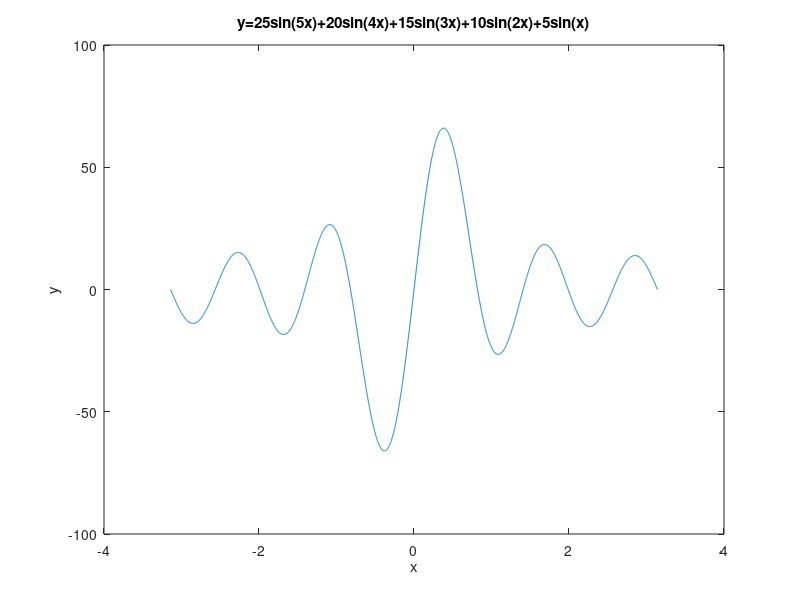
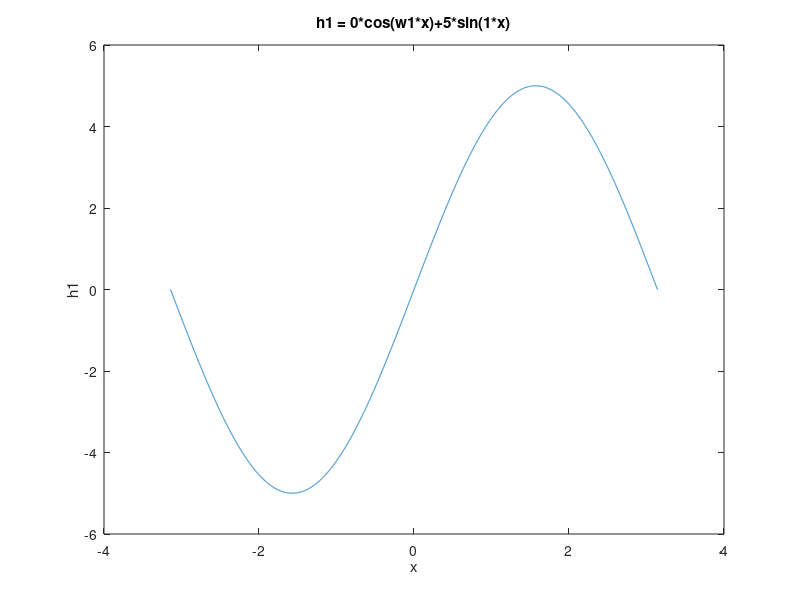
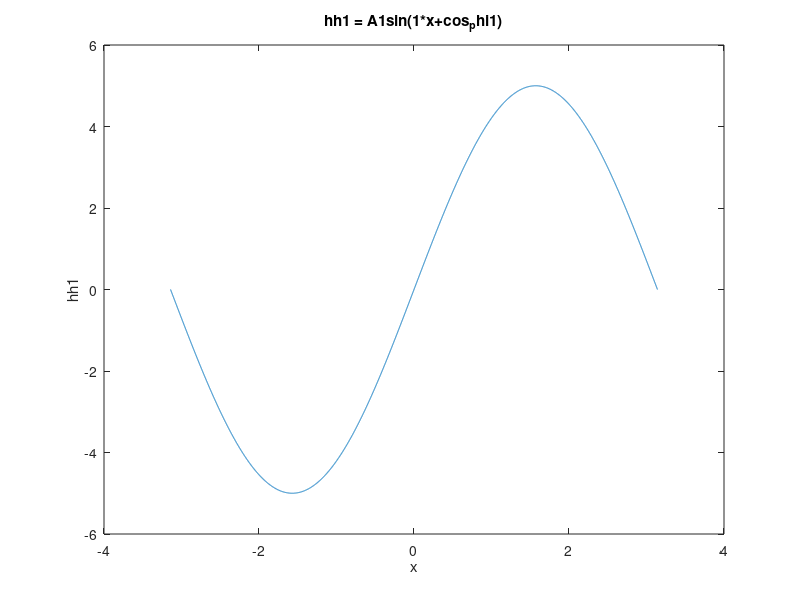
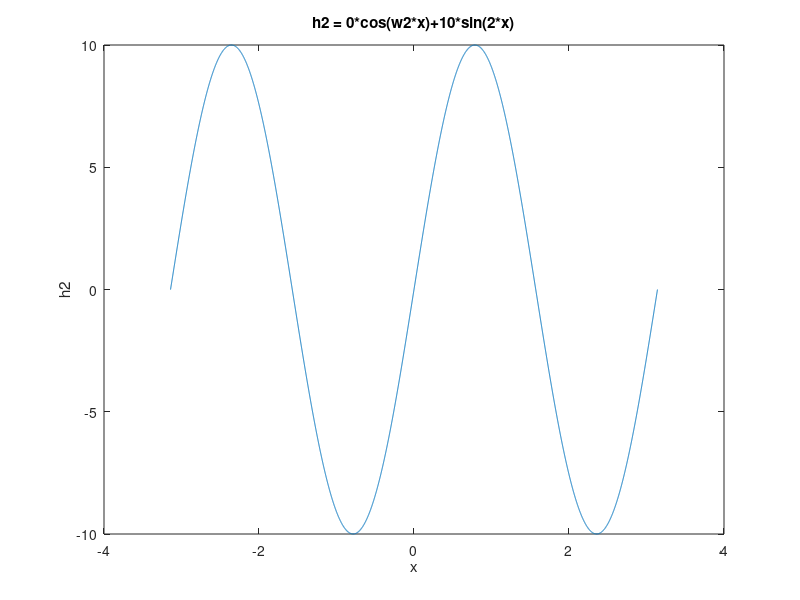

Write MATLAB code to recreate these figures, in order.
%%% =======================================================================
%%% Recovering the constituent harmonics from a complex wave of known 
%%% frequencies. The formula is Asin(wx + phi) = A(cos(wx)sin(phi)+sin(wx)cos(phi) =
%%% acos(wx) + bsin(wx), where a = Asin(phi) and b = Acos(phi).
%%% The recovered harmonics are put back together to see how well
%%% they model the original wave. The graphs indicate that the
%%% harmonics of the form Asin(wx+phi) sometimes model the original wave
%%% better than the harmonics of the form acos(wx)+bsin(wx).
%%%
%%% Author: Vladimir Kulyukin
%%% =======================================================================
DELTA = 0.001;
x = -pi:DELTA:pi;
%% frequencies
w1 = 1;
w2 = 2;
w3 = 3;
w4 = 4;
w5 = 5;

%%% sine coefficients
b1 = 5;
b2 = 10;
b3 = 15;
b4 = 20;
b5 = 25;

A = 0;

%% combined sinusoid
y = arrayfun(@(x) b5*sin(5*x)+b4*sin(4*x)+b3*sin(3*x)+b2*sin(2*x)+b1*sin(1*x), x);

figure;
plot(x, y);
xlabel('x');
ylabel('y');
title('y=25sin(5x)+20sin(4x)+15sin(3x)+10sin(2x)+5sin(x)');

%%% All sine coefficients, a0, a1, a2, a3, etc., should be zero.
%%%
%%% Math
%%% These are the cosine coefficients
%%% a0 = 1/pi*integral(-pi, pi){f(x)cos(0x)}dx
%%% a1 = 1/pi*integral(-pi, pi){f(x)cos(1x)}dx
%%% a2 = 1/pi*integral(-pi, pi){f(x)cos(2x)}dx
%%% a3 = 1/pi*integral(-pi, pi){f(x)cos(2x)}dx
%%% etc.
%%% 
%%% These are the sine coefficients
%%% b1 = 1/pi*integral(-pi, pi){f(x)sin(1x)}dx
%%% b2 = 1/pi*integral(-pi, pi){f(x)sin(2x)}dx
%%% b3 = 1/pi*integral(-pi, pi){f(x)sin(3x)}dx
%%% b4 = 1/pi*integral(-pi, pi){f(x)sin(4x)}dx
%%% b5 = 1/pi*integral(-pi, pi){f(x)sin(5x)}dx
%%% etc.
%%%
%%% Computational Approximations
%%% aa0 = 1/pi*sum(-pi, pi){f(x)cos(0x)}dx
%%% aa1 = 1/pi*sum(-pi, pi){f(x)cos(1x)}dx
%%% aa2 = 1/pi*sum(-pi, pi){f(x)cos(2x)}dx
%%% aa3 = 1/pi*sum(-pi, pi){f(x)cos(3x)}dx
%%% etc
%%% 
%%% These are the sine coefficients, the prefix a denotes
%%% approximation
%%% ab1 = 1/pi*sum(-pi, pi){f(x)sin(1x)}dx
%%% ab2 = 1/pi*sum(-pi, pi){f(x)sin(2x)}dx
%%% ab3 = 1/pi*sum(-pi, pi){f(x)sin(3x)}dx
%%% ab4 = 1/pi*sum(-pi, pi){f(x)sin(4x)}dx
%%% ab5 = 1/pi*sum(-pi, pi){f(x)sin(5x)}dx
%%% all other b's are zero
%%%

%% these are all 0's because there are no cosine components.
aa0 = 1/pi*sum(y.*cos(0*x));
aa0 = aa0*DELTA;
aa1 = 1/pi*sum(y.*cos(w1*x));
aa1 = aa1*DELTA;
aa2 = 1/pi*sum(y.*cos(w2*x));
aa2 = aa2*DELTA;
aa3 = 1/pi*sum(y.*cos(w3*x));
aa3 = aa3*DELTA;
aa4 = 1/pi*sum(y.*cos(w4*x));
aa4 = aa4*DELTA;
aa5 = 1/pi*sum(y.*cos(w5*x));
aa5 = aa5*DELTA;

%% 
ab1 = 1/pi*sum(y.*sin(w1*x)); %% ab1 is approx of b coefficient that corresponds to w1=1
ab1 = ab1*DELTA;
ab2 = 1/pi*sum(y.*sin(w2*x));
ab2 = ab2*DELTA;
ab3 = 1/pi*sum(y.*sin(w3*x));
ab3 = ab3*DELTA;
ab4 = 1/pi*sum(y.*sin(w4*x));
ab4 = ab4*DELTA;
ab5 = 1/pi*sum(y.*sin(w5*x));
ab5 = ab5*DELTA;

%% ================ HARMONIC RECOVERY ===================================
%%
%% y consists of five harmonics:
%% h5 = b5*sin(5*x) = 25*sin(5*x)
%% h4 = b4*sin(4*x) = 20*sin(4*x)
%% h3 = b3*sin(3*x) = 15*sin(3*x)
%% h2 = b2*sin(2*x) = 10*sin(2*x)
%% h1 = b1*sin(1*x) = 5*sin(1*x)
%% h1 = a1*cos(w1*x) + b1*sin(w1*x)
%% h2 = a2*cos(w2*x) + b2*sin(w2*x)
%% h3 = a3*cos(w3*x) + b3*sin(w3*x)
%% Can we recover an, bn, wn?
%%

%% ======= Recovering HARMONIC 1 ====================
A1 = sqrt(aa1^2 + ab1^2);
sin_phi1 = asin(aa1/A1); %% since aa1 is 0, this is 0
cos_phi1 = acos(ab1/A1); %% this is the one we use

%% two different formulas for h1
h1 = aa1*cos(w1*x) + ab1*sin(w1*x);
hh1 = A1*sin(w1*x + cos_phi1);

%% plot h1
figure;
plot(x, h1);
xlabel('x');
ylabel('h1');
title('h1 = 0*cos(w1*x)+5*sin(1*x)');

%% plot hh1
figure;
plot(x, hh1);
xlabel('x');
ylabel('hh1');
title('hh1 = A1sin(1*x+cos_phi1)');

%% ======= Recovering HARMONIC 2 ====================
A2 = sqrt(aa2^2 + ab2^2);
sin_phi2 = asin(aa2/A2); %% this is 0, since aa2 = 0
cos_phi2 = acos(ab2/A2); %% this is the one we will use

%% two different formulas for h3
h2 = aa2*cos(w2*x) + ab2*sin(w2*x);
hh2 = A2*sin(w2*x + cos_phi2);

%% plot h2
figure;
plot(x, h2);
xlabel('x');
ylabel('h2');
title('h2 = 0*cos(w2*x)+10*sin(2*x)');

%% plot hh2
figure;
plot(x, hh2);
xlabel('x');
ylabel('hh2');
title('hh2 = A2*sin(2*x+phi2)');

%% ======= Recovering HARMONIC 3 ====================
A3 = sqrt(aa3^2 + ab3^2);
sin_phi3 = asin(aa3/A3); %% this is 0, since aa2 = 0
cos_phi3 = acos(ab3/A3); %% this is the one we will use

%% two different formulas for h3
h3 = aa3*cos(w3*x) + ab3*sin(w3*x);
hh3 = A3*sin(w3*x + cos_phi3);

%% plot h3
figure;
plot(x, h3);
xlabel('x');
ylabel('h3');
title('h3 = 0*cos(w3*x)+15*sin(3*x)');

%% plot hh3
figure;
plot(x, hh3);
xlabel('x');
ylabel('hh3');
title('hh3 = A3*sin(3*x+phi3)');

%% ======= Recovering Harmonic 4 ====================
A4 = sqrt(aa4^2 + ab4^2);
sin_phi4 = asin(aa4/A4); %% this is 0, since aa2 = 0
cos_phi4 = acos(ab4/A4); %% this is the one we will use

%% two different formulas for h4
h4 = aa4*cos(w4*x) + ab4*sin(w4*x);
hh4 = A4*sin(w4*x + cos_phi4);

%% plot h4
figure;
plot(x, h4);
xlabel('x');
ylabel('h4');
title('h4 = 0*cos(w4*x)+20*sin(4*x)');

%% plot hh4
figure;
plot(x, hh4);
xlabel('x');
ylabel('hh4');
title('hh4 = A4*sin(4*x+phi4)');

%% ======= Recovering Harmonic 5 ====================
A5 = sqrt(aa5^2 + ab5^2);
sin_phi5 = asin(aa5/A5); %% this is 0, since aa2 = 0
cos_phi5 = acos(ab5/A5); %% this is the one we will use

%% two different formulas for h5
h5 = aa5*cos(w5*x) + ab5*sin(w5*x);
hh5 = A4*sin(w5*x + cos_phi5);

%% plot h5
figure;
plot(x, h5);
xlabel('x');
ylabel('h5');
title('h5 = 0*cos(w5*x)+25*sin(5*x)');

%% plot hh5
figure;
plot(x, hh5);
xlabel('x');
ylabel('hh5');
title('hh5 = A5*sin(5*x+phi5)');

%% ============== Recombining Harmonics ==============================

yh1 = h1 + h2 + h3 + h4 + h5;

figure;
plot(x, yh1);
xlabel('x');
ylabel('yh1');
title('yh1 = h1+h2+h3+h4+h5');

yh2 = hh1+hh2+hh3+hh4+hh5;

figure;
plot(x, yh2);
xlabel('x');
ylabel('yh2');
title('yh2=hh1+hh2+hh3+hh4+hh5');

percent_error_yh1 = sum(abs(abs(yh1) - abs(y)))/sum(abs(y));
percent_error_yh2 = sum(abs(abs(yh2) - abs(y)))/sum(abs(y));
disp(strcat('A=', num2str(A)));
disp(strcat('%error(y,yh1)=', num2str(percent_error_yh1)));
disp(strcat('%error(y,yh2)=', num2str(percent_error_yh2)));

%% end of file
